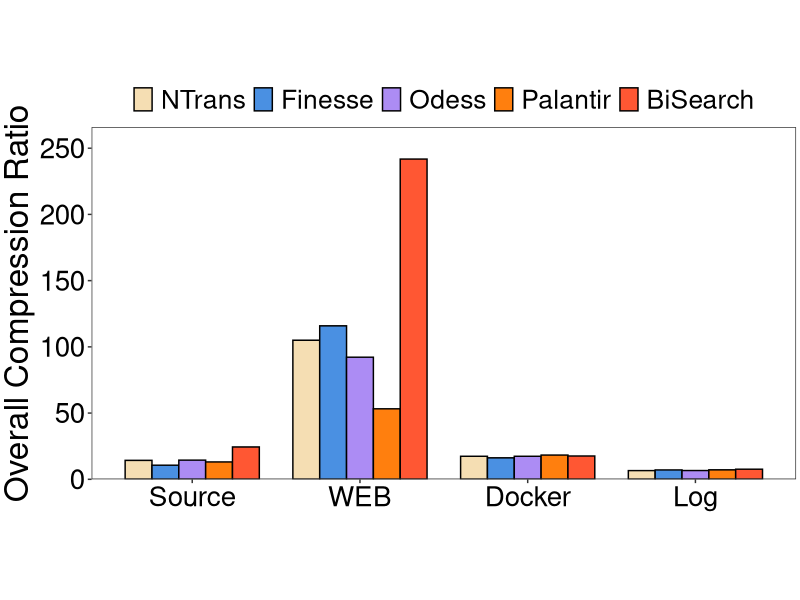
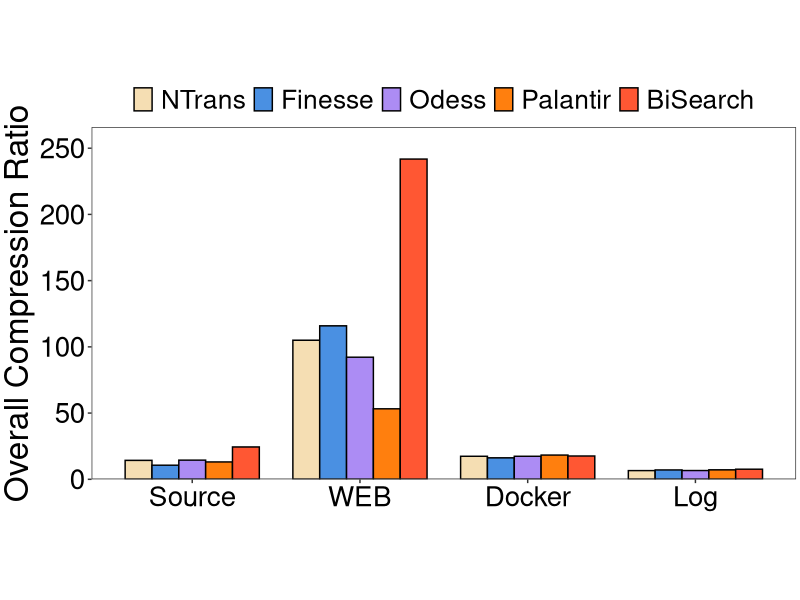

Recreate these plots in R, in order.
library(ggplot2)
setwd(dirname(rstudioapi::getActiveDocumentContext()$path))
# 定义数据
heights <- c(14.3049,10.6584,14.4836,13.1136,24.4132,105.009,115.874,92.1916,53.2259,241.773,17.3972,16.2124,17.3841,18.3093,17.5772,6.56484,7.06929,6.60713,7.15088,7.61111
)

group_order <- c('Source', 'WEB', 'Docker', 'Log')
# 创建数据框
df1 <- data.frame(
  group = factor(rep(group_order, each = 5), levels = group_order),
  category = factor(rep(c('NTrans', 'Finesse', 'Odess', 'Palantir','BiSearch'), times = 4),
                    levels = c('NTrans', 'Finesse', 'Odess', 'Palantir','BiSearch')),
  height = heights
)

max_height <- max(df1$height)

# 创建柱状图
p1 <- ggplot(df1, aes(x = group, y = height, fill = category)) + 
  geom_bar(stat = 'identity', position = position_dodge(width = 0.8), 
           colour = "black", width = 0.8) + 
  scale_fill_manual(values = c("#f5deb3", "#4a90e2", "#ac8cf4", "#ff7f0e","#FF5733")) +
  labs(y = 'Overall Compression Ratio') +
  scale_y_continuous(
    limits = c(0, max_height),
    expand = expansion(mult = c(0, 0.1))
  ) +
  theme_bw() +
  theme(
    plot.title = element_text(hjust = 0.5, size = 24, face = "bold"),
    plot.margin = unit(c(0.1, 0.1, 0.1, 0.1), "cm"),
    axis.title.x = element_text(size = 26),
    axis.title.y = element_text(size = 24),
    axis.text = element_text(size = 20, color = "black"),
    aspect.ratio = 0.5,
    panel.grid.major = element_blank(), 
    panel.grid.minor = element_blank(),
    legend.position = "top",
    legend.direction = "horizontal",
    legend.text = element_text(size = 19),
    legend.key.height = unit(1.0, "line"),
    legend.key.width = unit(1.0, "line"),
    legend.margin = margin(t = 0, unit = 'cm'),
    legend.title = element_blank()
  ) +
  theme(axis.title.x = element_blank())

ggsave('../plot/4-1-OCR.pdf', plot = p1, width = 10, height = 5)
print(p1)
